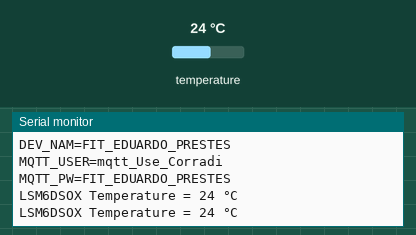
Bench run of a sketch on a simulated Arduino Nano RP2040 Connect. On the bench: the last lines printed to the serial monitor. The test bench sets the inputs (shaded band); at power-on: temperature 24 °C. WiFi joins after 1.5 s; servers stay silent unless stated; no MQTT or app messages arrive unless stated.

Above: at 13.7 s.
13.8 s: temperature set to 12 °C
At 15.1 s:
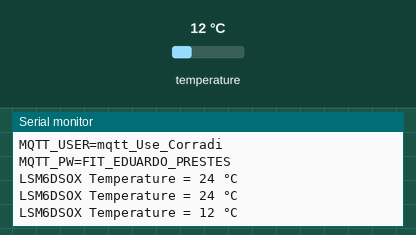
15.3 s: temperature set to 19 °C
At 16.1 s:
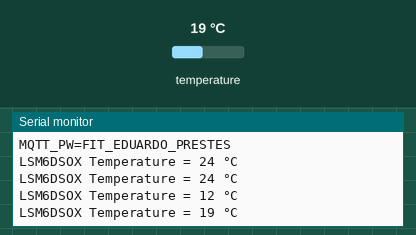
Timing chart, 0 to 18.3 s (numbered marks = the images above; inputs shaded):
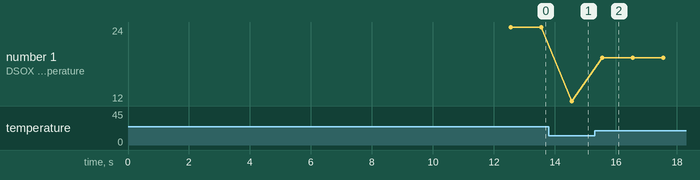

The sketch:

temp.ino
```cpp
#include <MQTT.h>
#include <MQTTClient.h>
#include <WiFiNINA.h>


#include <Arduino_LSM6DSOX.h>


char ssid[] = "Projeto-Lader";        // your network SSID (name)
char pass[] = "Lader1234@";
int status = WL_IDLE_STATUS;     // the Wifi radio's status


WiFiClient wifiClient;
MQTTClient mqttClient;


#define BROKER_IP    "mqtt.eclipseprojects.io"
#define DEV_NAME     "FIT_EDUARDO_PRESTES"
#define MQTT_USER    "mqtt_Use_Corradi"
#define MQTT_PW      "FIT_EDUARDO_PRESTES"
#define TOPIC_SUBSCRIBE "FIT_EDUARDO_PRESTES"   //Informe um Tópico único. Caso sejam usados tópicos em duplicidade, o último irá eliminar o anterior.

unsigned long lastMillis = 0;


void setup() {
  // put your setup code here, to run once:
 Serial.begin(9600);
  conectawifi();


  // MQTT brokers usually use port 8883 for secure connections.
  mqttClient.begin(BROKER_IP, 1883, wifiClient);
  conectamqtt();


  //inicializa o sensor de temperatura da placa
if (!IMU.begin()) {
    Serial.println("Failed to initialize IMU!");
    while (1);
  }


}


void loop() {
  // put your main code here, to run repeatedly:
 mqttClient.loop();
    if (!mqttClient.connected()) {
      conectawifi();
      conectamqtt();

      printData();

    }
     if (millis() - lastMillis > 1000) {
    lastMillis = millis();
    enviaValores();
     }


}


 void conectawifi()
  {
     // attempt to connect to Wifi network:
    while (status != WL_CONNECTED) {
      Serial.print("Attempting to connect to network: ");
      Serial.println(ssid);
      // Connect to WPA/WPA2 network:
      status = WiFi.begin(ssid, pass);

      // wait 10 seconds for connection:
      delay(10000);
    }

    // you're connected now, so print out the data:
    Serial.println("You're connected to the network");

    Serial.println("----------------------------------------");
    printData();
    Serial.println("----------------------------------------");
  }


  void printData() {
    Serial.println("Board Information:");
    // print your board's IP address:
    IPAddress ip = WiFi.localIP();
    Serial.print("IP Address: ");
    Serial.println(ip);

    Serial.println();
    Serial.println("Network Information:");
    Serial.print("SSID: ");
    Serial.println(WiFi.SSID());

    // print the received signal strength:
    long rssi = WiFi.RSSI();
    Serial.print("signal strength (RSSI):");
    Serial.println(rssi);

    byte encryption = WiFi.encryptionType();
    Serial.print("Encryption Type:");
    Serial.println(encryption, HEX);
    Serial.println();
  }


 void conectamqtt()
  {
    Serial.print("\nconnectando MQTT...");
    while (!mqttClient.connect(DEV_NAME));//, MQTT_USER, MQTT_PW))
    {
      Serial.print(".");
      delay(1000);
    }
    Serial.println("\nMQTT connected!");
    Serial.print("BROKER_IP=");
    Serial.println(BROKER_IP);
    Serial.print("DEV_NAM=");
    Serial.println(DEV_NAME);
    Serial.print("MQTT_USER=");
    Serial.println(MQTT_USER);
    Serial.print("MQTT_PW=");
    Serial.println(MQTT_PW);

  }

 void enviaValores()
     {
       if (IMU.temperatureAvailable())
        {
          int temperature_deg = 0;
          IMU.readTemperature(temperature_deg);


          Serial.print("LSM6DSOX Temperature = ");
          Serial.print(temperature_deg);
          Serial.println(" °C");
          mqttClient.publish(TOPIC_SUBSCRIBE,String(temperature_deg));

        }
     }
```

Measured:
- after the input at 13.8 s, the serial monitor: prints a new line after 0.76 s (image 1)
- after the input at 15.3 s, the serial monitor: prints a new line after 0.26 s (image 2)
- plotted number 1: 24 → 12 after the input at 13.8 s, 12 → 19 after the input at 15.3 s
